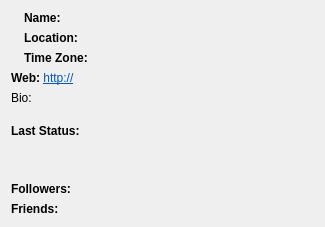
<?xml version="1.0" encoding="UTF-8"?>
<ui version="4.0">
 <class>Dialog</class>
 <widget class="QDialog" name="Dialog">
  <property name="geometry">
   <rect>
    <x>0</x>
    <y>0</y>
    <width>325</width>
    <height>227</height>
   </rect>
  </property>
  <property name="windowTitle">
   <string>Dialog</string>
  </property>
  <layout class="QVBoxLayout" name="verticalLayout_2">
   <item>
    <layout class="QVBoxLayout" name="verticalLayout">
     <item>
      <layout class="QHBoxLayout" name="horizontalLayout" stretch="1,113">
       <property name="sizeConstraint">
        <enum>QLayout::SetNoConstraint</enum>
       </property>
       <item>
        <widget class="QLabel" name="label_9">
         <property name="sizePolicy">
          <sizepolicy hsizetype="Minimum" vsizetype="Minimum">
           <horstretch>0</horstretch>
           <verstretch>0</verstretch>
          </sizepolicy>
         </property>
         <property name="text">
          <string/>
         </property>
         <property name="pixmap">
          <pixmap>icons/favorite.png</pixmap>
         </property>
        </widget>
       </item>
       <item>
        <layout class="QVBoxLayout" name="verticalLayout_3">
         <item>
          <widget class="QLabel" name="label_2">
           <property name="text">
            <string>&lt;!DOCTYPE HTML PUBLIC &quot;-//W3C//DTD HTML 4.0//EN&quot; &quot;http://www.w3.org/TR/REC-html40/strict.dtd&quot;&gt;
&lt;html&gt;&lt;head&gt;&lt;meta name=&quot;qrichtext&quot; content=&quot;1&quot; /&gt;&lt;style type=&quot;text/css&quot;&gt;
p, li { white-space: pre-wrap; }
&lt;/style&gt;&lt;/head&gt;&lt;body style=&quot; font-family:'Sans Serif'; font-size:9pt; font-weight:400; font-style:normal;&quot;&gt;
&lt;p style=&quot; margin-top:0px; margin-bottom:0px; margin-left:0px; margin-right:0px; -qt-block-indent:0; text-indent:0px;&quot;&gt;&lt;span style=&quot; font-weight:600;&quot;&gt;Name:&lt;/span&gt;&lt;/p&gt;&lt;/body&gt;&lt;/html&gt;</string>
           </property>
          </widget>
         </item>
         <item>
          <widget class="QLabel" name="label_3">
           <property name="text">
            <string>&lt;!DOCTYPE HTML PUBLIC &quot;-//W3C//DTD HTML 4.0//EN&quot; &quot;http://www.w3.org/TR/REC-html40/strict.dtd&quot;&gt;
&lt;html&gt;&lt;head&gt;&lt;meta name=&quot;qrichtext&quot; content=&quot;1&quot; /&gt;&lt;style type=&quot;text/css&quot;&gt;
p, li { white-space: pre-wrap; }
&lt;/style&gt;&lt;/head&gt;&lt;body style=&quot; font-family:'Sans Serif'; font-size:9pt; font-weight:400; font-style:normal;&quot;&gt;
&lt;p style=&quot; margin-top:0px; margin-bottom:0px; margin-left:0px; margin-right:0px; -qt-block-indent:0; text-indent:0px;&quot;&gt;&lt;span style=&quot; font-weight:600;&quot;&gt;Location:&lt;/span&gt;&lt;/p&gt;&lt;/body&gt;&lt;/html&gt;</string>
           </property>
          </widget>
         </item>
         <item>
          <widget class="QLabel" name="label_4">
           <property name="text">
            <string>&lt;!DOCTYPE HTML PUBLIC &quot;-//W3C//DTD HTML 4.0//EN&quot; &quot;http://www.w3.org/TR/REC-html40/strict.dtd&quot;&gt;
&lt;html&gt;&lt;head&gt;&lt;meta name=&quot;qrichtext&quot; content=&quot;1&quot; /&gt;&lt;style type=&quot;text/css&quot;&gt;
p, li { white-space: pre-wrap; }
&lt;/style&gt;&lt;/head&gt;&lt;body style=&quot; font-family:'Sans Serif'; font-size:9pt; font-weight:400; font-style:normal;&quot;&gt;
&lt;p style=&quot; margin-top:0px; margin-bottom:0px; margin-left:0px; margin-right:0px; -qt-block-indent:0; text-indent:0px;&quot;&gt;&lt;span style=&quot; font-weight:600;&quot;&gt;Time Zone:&lt;/span&gt;&lt;/p&gt;&lt;/body&gt;&lt;/html&gt;</string>
           </property>
          </widget>
         </item>
        </layout>
       </item>
      </layout>
     </item>
     <item>
      <widget class="QLabel" name="label_5">
       <property name="text">
        <string>&lt;!DOCTYPE HTML PUBLIC &quot;-//W3C//DTD HTML 4.0//EN&quot; &quot;http://www.w3.org/TR/REC-html40/strict.dtd&quot;&gt;
&lt;html&gt;&lt;head&gt;&lt;meta name=&quot;qrichtext&quot; content=&quot;1&quot; /&gt;&lt;style type=&quot;text/css&quot;&gt;
p, li { white-space: pre-wrap; }
&lt;/style&gt;&lt;/head&gt;&lt;body style=&quot; font-family:'Sans Serif'; font-size:9pt; font-weight:400; font-style:normal;&quot;&gt;
&lt;p style=&quot; margin-top:0px; margin-bottom:0px; margin-left:0px; margin-right:0px; -qt-block-indent:0; text-indent:0px;&quot;&gt;&lt;span style=&quot; font-weight:600;&quot;&gt;Web: &lt;/span&gt;&lt;a href=&quot;http://&quot;&gt;&lt;span style=&quot; text-decoration: underline; color:#0057ae;&quot;&gt;http://&lt;/span&gt;&lt;/a&gt;&lt;/p&gt;&lt;/body&gt;&lt;/html&gt;</string>
       </property>
      </widget>
     </item>
     <item>
      <widget class="QLabel" name="label_8">
       <property name="text">
        <string>Bio:</string>
       </property>
      </widget>
     </item>
     <item>
      <widget class="QLabel" name="label_7">
       <property name="sizePolicy">
        <sizepolicy hsizetype="Minimum" vsizetype="Minimum">
         <horstretch>0</horstretch>
         <verstretch>0</verstretch>
        </sizepolicy>
       </property>
       <property name="minimumSize">
        <size>
         <width>0</width>
         <height>40</height>
        </size>
       </property>
       <property name="text">
        <string>&lt;!DOCTYPE HTML PUBLIC &quot;-//W3C//DTD HTML 4.0//EN&quot; &quot;http://www.w3.org/TR/REC-html40/strict.dtd&quot;&gt;
&lt;html&gt;&lt;head&gt;&lt;meta name=&quot;qrichtext&quot; content=&quot;1&quot; /&gt;&lt;style type=&quot;text/css&quot;&gt;
p, li { white-space: pre-wrap; }
&lt;/style&gt;&lt;/head&gt;&lt;body style=&quot; font-family:'Sans Serif'; font-size:9pt; font-weight:400; font-style:normal;&quot;&gt;
&lt;p style=&quot; margin-top:0px; margin-bottom:0px; margin-left:0px; margin-right:0px; -qt-block-indent:0; text-indent:0px;&quot;&gt;&lt;span style=&quot; font-weight:600;&quot;&gt;Last Status:&lt;/span&gt;&lt;/p&gt;&lt;/body&gt;&lt;/html&gt;</string>
       </property>
      </widget>
     </item>
     <item>
      <spacer name="verticalSpacer">
       <property name="orientation">
        <enum>Qt::Vertical</enum>
       </property>
       <property name="sizeHint" stdset="0">
        <size>
         <width>20</width>
         <height>40</height>
        </size>
       </property>
      </spacer>
     </item>
     <item>
      <widget class="QLabel" name="label">
       <property name="text">
        <string>&lt;!DOCTYPE HTML PUBLIC &quot;-//W3C//DTD HTML 4.0//EN&quot; &quot;http://www.w3.org/TR/REC-html40/strict.dtd&quot;&gt;
&lt;html&gt;&lt;head&gt;&lt;meta name=&quot;qrichtext&quot; content=&quot;1&quot; /&gt;&lt;style type=&quot;text/css&quot;&gt;
p, li { white-space: pre-wrap; }
&lt;/style&gt;&lt;/head&gt;&lt;body style=&quot; font-family:'Sans Serif'; font-size:9pt; font-weight:400; font-style:normal;&quot;&gt;
&lt;p style=&quot; margin-top:0px; margin-bottom:0px; margin-left:0px; margin-right:0px; -qt-block-indent:0; text-indent:0px;&quot;&gt;&lt;span style=&quot; font-weight:600;&quot;&gt;Followers:&lt;/span&gt;&lt;/p&gt;&lt;/body&gt;&lt;/html&gt;</string>
       </property>
      </widget>
     </item>
     <item>
      <widget class="QLabel" name="label_6">
       <property name="text">
        <string>&lt;!DOCTYPE HTML PUBLIC &quot;-//W3C//DTD HTML 4.0//EN&quot; &quot;http://www.w3.org/TR/REC-html40/strict.dtd&quot;&gt;
&lt;html&gt;&lt;head&gt;&lt;meta name=&quot;qrichtext&quot; content=&quot;1&quot; /&gt;&lt;style type=&quot;text/css&quot;&gt;
p, li { white-space: pre-wrap; }
&lt;/style&gt;&lt;/head&gt;&lt;body style=&quot; font-family:'Sans Serif'; font-size:9pt; font-weight:400; font-style:normal;&quot;&gt;
&lt;p style=&quot; margin-top:0px; margin-bottom:0px; margin-left:0px; margin-right:0px; -qt-block-indent:0; text-indent:0px;&quot;&gt;&lt;span style=&quot; font-weight:600;&quot;&gt;Friends:&lt;/span&gt;&lt;/p&gt;&lt;/body&gt;&lt;/html&gt;</string>
       </property>
      </widget>
     </item>
    </layout>
   </item>
  </layout>
 </widget>
 <resources/>
 <connections/>
</ui>
